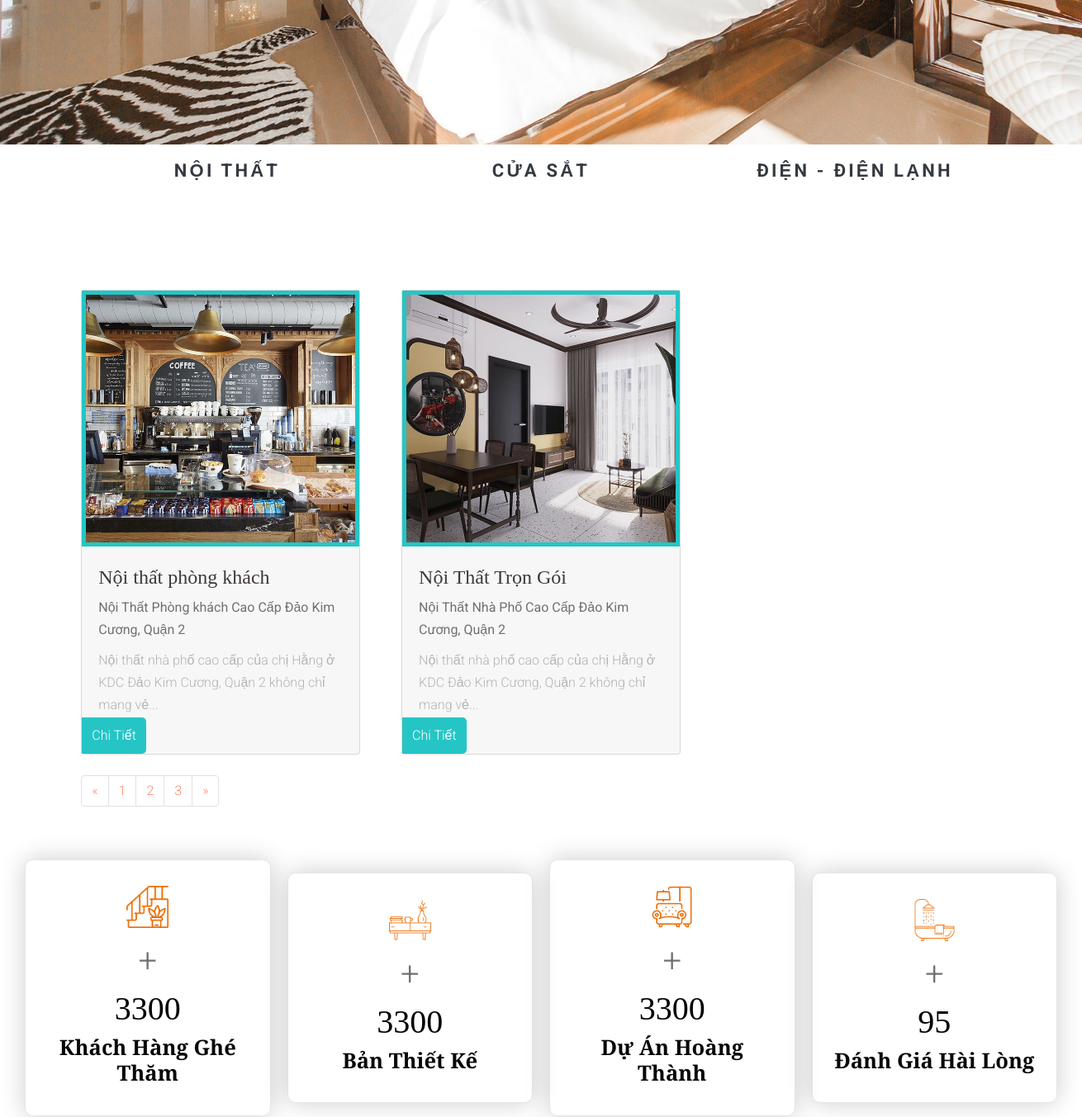
Before: /product.php (middle part) with the older database file.
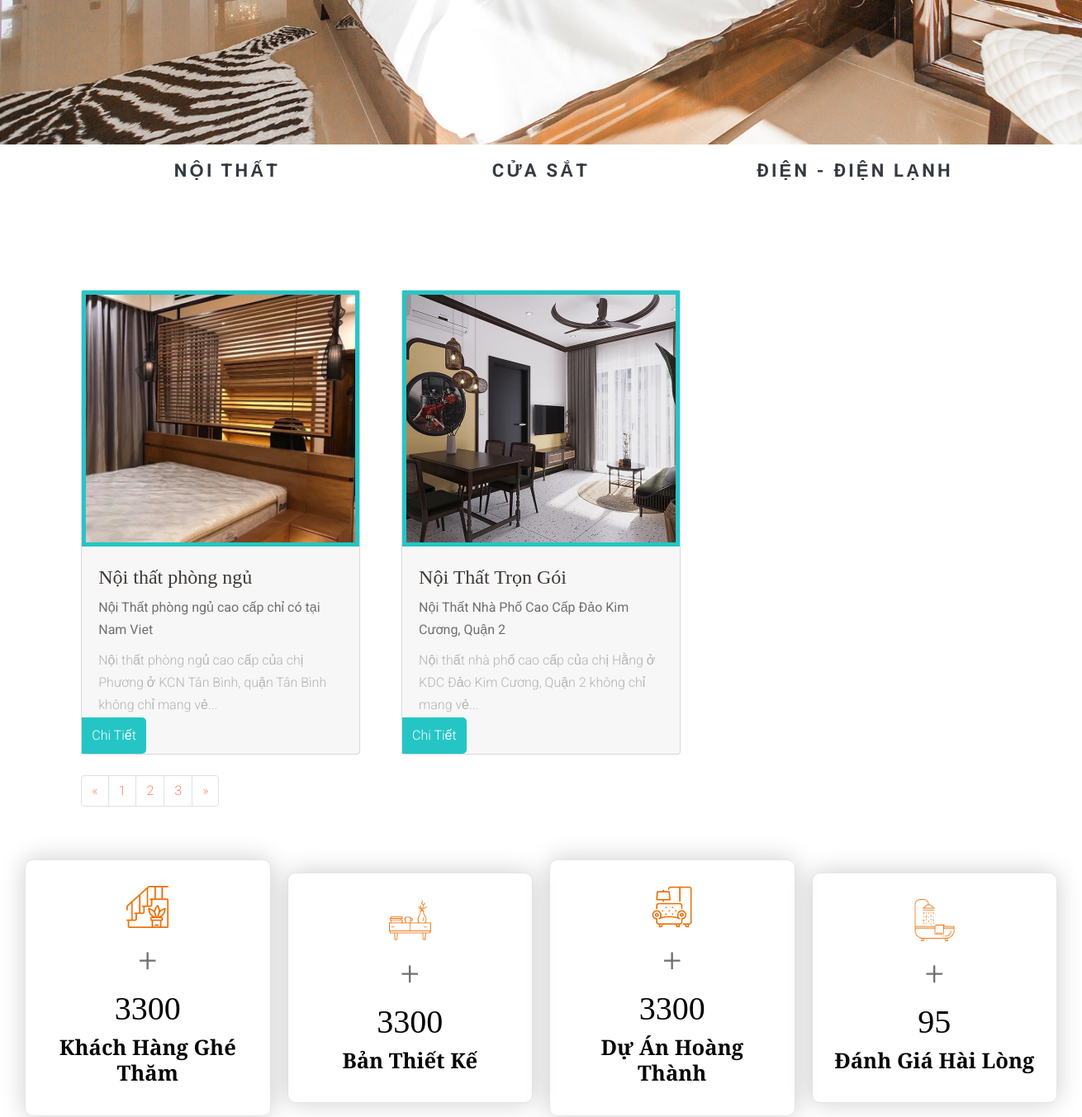
After: the same page with the newer database file.
### tables this page shows
CREATE TABLE `tbl_category` (
  `cat_id` int(11) NOT NULL,
  `cat_name` varchar(255) NOT NULL,
  `slug` varchar(255) NOT NULL
);

CREATE TABLE `tbl_post` (
  `id` int(11) NOT NULL,
  `name` varchar(255) NOT NULL,
  `slug` varchar(255) NOT NULL,
  `cat` int(11) NOT NULL,
  `tomtat` text NOT NULL,
  `content` text NOT NULL,
  `noidung` text NOT NULL,
  `img` varchar(200) NOT NULL
);

### classes/category.php (called while the page is built, shortened)
<?php
    $filepath = realpath(dirname(__FILE__));
    include_once ($filepath. '/../lib/database.php');
?>
<?php
    class category {
        private $db;
        public function __construct() {
            $this->db = new Database();
        }
        public function show_category(){
            $query = "SELECT * FROM tbl_category ORDER BY cat_id DESC";
            $result = $this->db->select($query);
            return $result;
        }
    }
?>

### lib/database.php (called while the page is built, shortened)
<?php
class Database{
  public $host   = DB_HOST;
  public $user   = DB_USER;
  public $pass   = DB_PASS;
  public $dbname = DB_NAME;
  public $link;
private function connectDB(){
  $this -> link = new mysqli($this->host, $this->user, $this->pass, $this->dbname);
    mysqli_set_charset($this->link, 'UTF8');
}
public function select($query){
  $result = $this->link->query($query) or
  die($this->link->error.__LINE__);
  if($result->num_rows > 0){
    return $result;
  } else {
    return false;
  }
}
}
?>

### classes/post.php (called while the page is built, shortened)
<?php
    $filepath = realpath(dirname(__FILE__));
    include_once ($filepath. '/../lib/database.php');
?>
<?php
    class post {
        private $db;
        public function __construct() {
            $this->db = new Database();
        }
        public function show_post(){
            $query = "SELECT * FROM tbl_post ORDER BY id DESC";
            $result = $this->db->select($query);
            return $result;
        }
    }
?>

### product.php (the view, shortened to what the changed rows need)
<?php
include 'inc/header.php';
?>
<div class="untree_co--site-wrap">
  <main class="site-untree_co--main">
    <div class="wrapper-product">
      <div class="product-menu text-center">
        <div class="container">
          <div class="row">
            <?php
              $show_cat = $cat -> show_category();
              if($show_cat){
                while($result = $show_cat->fetch_assoc()){
              ?>
            <div class="col-md-4">
              <a href="san-pham/<?php echo $result['slug'] ?>" class="fs-18 text-dark readmore">
                <?php echo $result['cat_name'] ?>
              </a>
            </div>
            <?php } } ?>
          </div>
        </div>
      </div>
      <div class="blog-section">
        <div class="setion-content blog">
          <div class="cards">
            <?php
              $show_post = $ps -> show_post();
              if($show_post){
                while($result_post = $show_post->fetch_assoc()){
              ?>
            <div class="card">
              <div class="image-section">
                <a class="image-section-link" href="chi-tiet/<?php echo $result_post['slug'] ?>"
                  title="Chi tiết bài viết"><img src="public/images/<?php echo $result_post['img'] ?>" alt=""></a>
              </div>
              <div class="article">
                <h4><?php echo $result_post['name'] ?></h4>
                <strong><?php echo $result_post['content'] ?></strong>
                <p><?php echo $result_post['tomtat'] ?></p>
              </div>
              <div class="blog-view">
                <a href="chi-tiet/<?php echo $result_post['slug'] ?>" title="Chi tiết bài viết">Chi Tiết</a>
              </div>
            </div>
            <?php } } ?>
          </div>
        </div>
      </div>
    </div>
    <div class="countUp">
      <div class="Counter Counter_menber">
        <h1>3300 </h1>
        <h2>Khách Hàng Ghé Thăm</h2>
      </div>
      <div class="Counter Counter_ghetham">
        <h1>3300</h1>
        <h2>Bản Thiết Kế</h2>
      </div>
      <div class="Counter Counter_thietke">
        <h1>3300</h1>
        <h2>Dự Án Hoàng Thành</h2>
      </div>
      <div class="Counter Counter_hailong">
        <h1>95</h1>
        <h2>Đánh Giá Hài Lòng</h2>
      </div>
    </div>
  </main>
</div>
<?php include 'inc/footer.php' ?>

Changed rows visible on the page:
removed tbl_post: img (picture), name "Nội thất phòng khách", content "Nội Thất Phòng khách Cao Cấp Đảo Kim Cương, Quận 2", tomtat "Nội thất nhà phố cao cấp của chị Hằng ở KDC Đảo Kim Cương, Quận 2 không chỉ mang vẻ..."
added tbl_post: img (picture), name "Nội thất phòng ngủ", content "Nội Thất phòng ngủ cao cấp chỉ có tại Nam Viet", tomtat "Nội thất phòng ngủ cao cấp của chị Phương ở KCN Tân Bình, quận Tân Bình không chỉ mang vẻ..."
